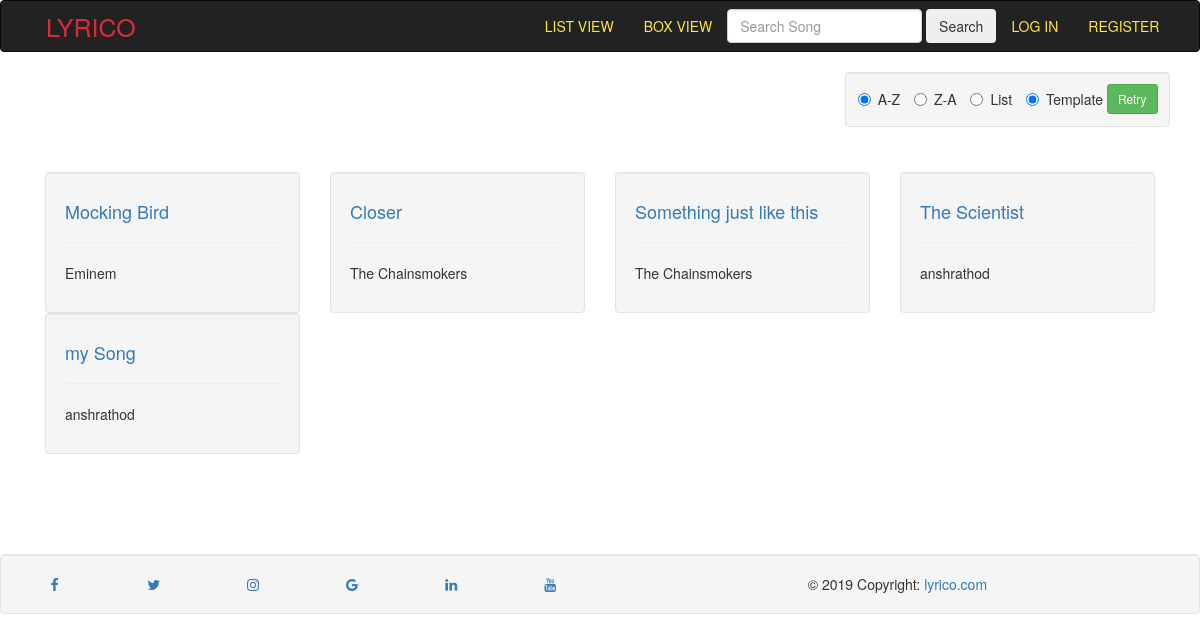
The page /songs/ on the database its author committed.
### songs/models.py (models this page shows, shortened)
class Song(models.Model):
    title = models.CharField(max_length=100)
    lyrics = models.TextField()
    composer = models.CharField(max_length=100)
    featuring = models.TextField()
    album = models.CharField(max_length=100)
    img = models.ImageField(default='default.jpg',upload_to='')
    link =  models.CharField(max_length=1000)  # embed link
    ytlink = models.CharField(max_length=1000 ,default='')

### songs/views.py (the view, shortened to what this page needs)
# urls.py: path('songs/',sviews.box , name='songs-allsongs',),
def box(request):
	songs = Song.objects.all()
	searchterm=''
	songz = zip(songs,range(len(songs)+1)[1:])
	context = {'searchterm': searchterm,'songs':songz}
	return render(request, 'songs/boxlistview.html', context)

### songs/templates/songs/boxlistview.html (shortened to what this page needs)
{% extends "songs/base.html" %}
{% block body %}
	<div class="well" style="padding: 1% ;float: right;">
		<form method="POST">
		    <label class="radio-inline">
		      <input type="radio" name="optradio" id="az" checked>A-Z
		    </label>
		    <label class="radio-inline">
		      <input type="radio" name="optradio" id="za">Z-A
		    </label>
		    <label class="radio-inline">
		      <input type="radio" name="list" id="list">List
		    </label>
		    <label class="radio-inline">
		      <input type="radio" name="list" id="template" checked>Template
		    </label>
			<button type="submit" class="btn btn-success btn-sm">Retry</button>
		</form>
	</div>
	<br><br><br><br><br>
	{% for song,range in songs %}
	<div class="col-md-3 col-sm-3 col-xs-3 col-lg-3">
		<div class="well">
					<h4 style="height: auto;"><a href="{% url 'songs-details' song.id %}">{{ song.title }}</a></h4><hr>
						<p class="mr-2">{{ song.composer }}</p>
		</div>
	</div>
	{% empty %}
	<div class="alert alert-danger">
		<strong><h3>NO SUCH SONG EXIST!</h3></strong>
		<p>None of our songs contain <strong>{{ searchterm }}</strong>.</p>
	</div>
	{% endfor %}
{% endblock %}
{% block footer %}
<footer class="foooter" >
        <div class="well">
            <div class="row">
                <div class="col-md-1 col-sm-1 col-xs-1 col-lg-1">
                  <a href="#" class="fa fa-facebook"></a>
                </div>
                <div class="col-md-1 col-sm-1 col-xs-1 col-lg-1">
                  <a href="#" class="fa fa-twitter"></a>
                </div>
                <div class="col-md-1 col-sm-1 col-xs-1 col-lg-1">
                  <a href="#" class="fa fa-instagram"></a>
                </div>
                <div class="col-md-1 col-sm-1 col-xs-1 col-lg-1">
                    <a href="#" class="fa fa-google"></a>
                </div>
                <div class="col-md-1 col-sm-1 col-xs-1 col-lg-1">
                    <a href="#" class="fa fa-linkedin"></a>
                </div>
                <div class="col-md-1 col-sm-1 col-xs-1 col-lg-1">
                    <a href="#" class="fa fa-youtube"></a>
                </div>
              <div class="col-md-6 col-sm-6 col-xs-6 col-lg-6 text-center">
                © 2019 Copyright:
                <a href="">lyrico.com</a>
              </div>
            </div>
        </div>
</footer>
{% endblock %}

### songs/templates/songs/base.html (style rules this page uses)
body { background : url("https://raw.githubusercontent.com/anshrathod/image/master/audio-cassette-cassette-tape-1626481.jpg") ; background-size:cover; background-repeat: no-repeat; color:white; }

### songs/templates/songs/boxlistview.html (style rules this page uses)
.foooter { position:relative; left: 0%; bottom: 0%; width: 100%; text-align: center; }
.well { margin-bottom:0%; }

### rows shown on the page
Song: title "Mocking Bird", composer "Eminem"
Song: title "Closer", composer "The Chainsmokers"
Song: title "Something just like this", composer "The Chainsmokers"
Song: title "The Scientist", composer "anshrathod"
Song: title "my Song", composer "anshrathod"
